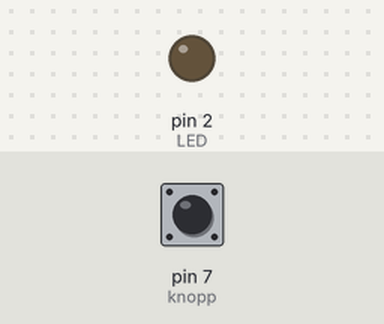
The sketch below on a simulated Arduino Uno, built with avr-gcc and run on an emulated ATmega328P. On the bench: output pins drawn as LEDs (lit = HIGH). The inputs (shaded band) are chosen by the test bench; at power-on: pin 7 (knopp) LOW. What the sketch prints to the serial monitor is not drawn.

Above: at 1.2 s.
1.3 s: pin 7 (knopp) pulled HIGH for 0.15 s
At 2.2 s:
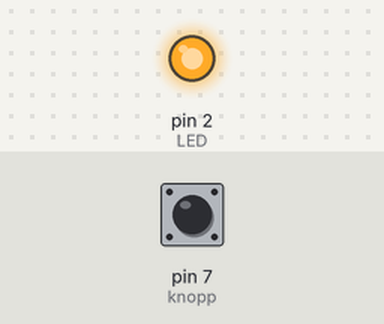
Timing chart, 0 to 4.3 s (numbered marks = the images above; inputs shaded):
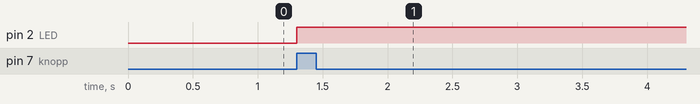

The sketch:

sketch.ino
```cpp
const int LED = 2;
const int knopp = 7;
int state = 0;
int val = 0;

void toggleLED(){
  switch(state){
    case 0:
      digitalWrite(LED,HIGH);
      state = 1;
      break;
    case 1:
      digitalWrite(LED, LOW);
      state = 0;
      break;
  }
}
void setup() {
  pinMode(LED, OUTPUT);
  pinMode(knopp, INPUT);
  Serial.begin(9600);
}

void loop() {
  val = digitalRead(knopp);
  if(val == HIGH){
    digitalWrite(LED, HIGH);
  }
  Serial.println(val, DEC);
  delay(1);
}
```

Measured:
- after the input at 1.3 s, pin 2 (LED): LOW → HIGH at once
